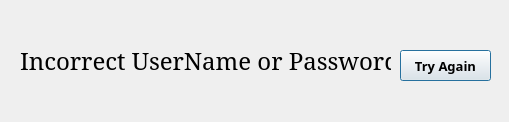
<?xml version="1.0" encoding="UTF-8"?>
<ui version="4.0">
 <class>Dialog</class>
 <widget class="QDialog" name="Dialog">
  <property name="geometry">
   <rect>
    <x>0</x>
    <y>0</y>
    <width>509</width>
    <height>122</height>
   </rect>
  </property>
  <property name="font">
   <font>
    <family>MS Serif</family>
    <weight>75</weight>
    <bold>true</bold>
   </font>
  </property>
  <property name="windowTitle">
   <string>Dialog</string>
  </property>
  <widget class="QLabel" name="ErrorMessg">
   <property name="geometry">
    <rect>
     <x>20</x>
     <y>50</y>
     <width>371</width>
     <height>21</height>
    </rect>
   </property>
   <property name="font">
    <font>
     <family>SimSun</family>
     <pointsize>18</pointsize>
     <weight>50</weight>
     <bold>false</bold>
    </font>
   </property>
   <property name="text">
    <string>Incorrect UserName or Password</string>
   </property>
  </widget>
  <widget class="QPushButton" name="ErrorButton">
   <property name="geometry">
    <rect>
     <x>400</x>
     <y>50</y>
     <width>91</width>
     <height>31</height>
    </rect>
   </property>
   <property name="font">
    <font>
     <family>Ebrima</family>
     <pointsize>10</pointsize>
     <weight>75</weight>
     <bold>true</bold>
    </font>
   </property>
   <property name="text">
    <string>Try Again</string>
   </property>
  </widget>
 </widget>
 <resources/>
 <connections/>
</ui>
